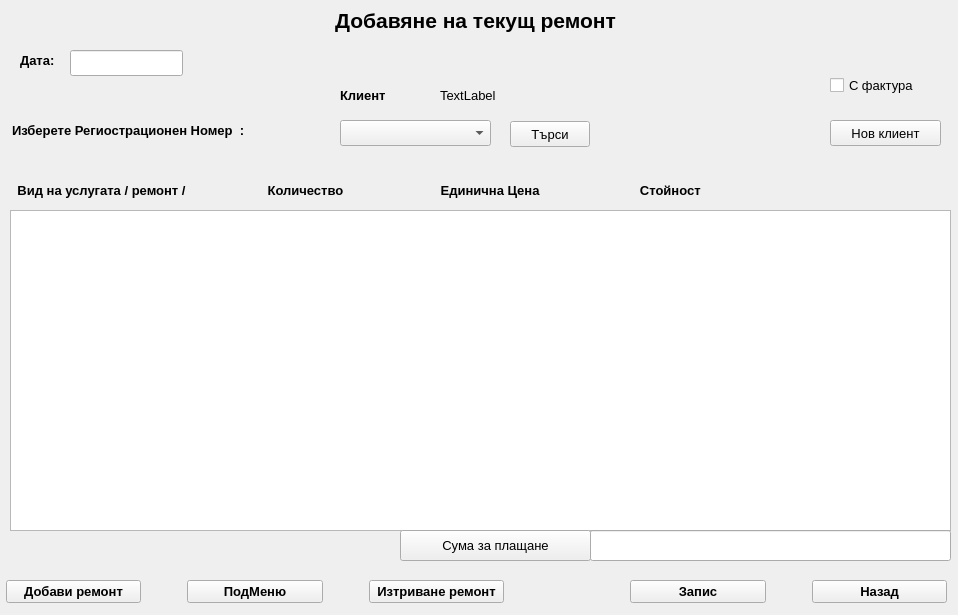
<?xml version="1.0" encoding="UTF-8"?>
<ui version="4.0">
 <class>AddRepair</class>
 <widget class="QWidget" name="AddRepair">
  <property name="geometry">
   <rect>
    <x>0</x>
    <y>0</y>
    <width>958</width>
    <height>615</height>
   </rect>
  </property>
  <property name="font">
   <font>
    <pointsize>10</pointsize>
   </font>
  </property>
  <property name="windowTitle">
   <string>Form</string>
  </property>
  <widget class="QWidget" name="layoutWidget">
   <property name="geometry">
    <rect>
     <x>6</x>
     <y>564</y>
     <width>941</width>
     <height>56</height>
    </rect>
   </property>
   <layout class="QGridLayout" name="gridLayout">
    <item row="0" column="9">
     <spacer name="horizontalSpacer_5">
      <property name="orientation">
       <enum>Qt::Horizontal</enum>
      </property>
      <property name="sizeType">
       <enum>QSizePolicy::Preferred</enum>
      </property>
      <property name="sizeHint" stdset="0">
       <size>
        <width>40</width>
        <height>20</height>
       </size>
      </property>
     </spacer>
    </item>
    <item row="0" column="11">
     <widget class="QPushButton" name="Button_ExitRepair">
      <property name="font">
       <font>
        <pointsize>10</pointsize>
        <weight>75</weight>
        <bold>true</bold>
       </font>
      </property>
      <property name="text">
       <string>Назад</string>
      </property>
     </widget>
    </item>
    <item row="0" column="0">
     <widget class="QPushButton" name="Button_InsertRepair">
      <property name="font">
       <font>
        <pointsize>10</pointsize>
        <weight>75</weight>
        <bold>true</bold>
       </font>
      </property>
      <property name="text">
       <string>Добави ремонт</string>
      </property>
     </widget>
    </item>
    <item row="0" column="5">
     <spacer name="horizontalSpacer_2">
      <property name="orientation">
       <enum>Qt::Horizontal</enum>
      </property>
      <property name="sizeType">
       <enum>QSizePolicy::Preferred</enum>
      </property>
      <property name="sizeHint" stdset="0">
       <size>
        <width>40</width>
        <height>20</height>
       </size>
      </property>
     </spacer>
    </item>
    <item row="0" column="4">
     <widget class="QPushButton" name="Button_DeleteRepair">
      <property name="font">
       <font>
        <pointsize>10</pointsize>
        <weight>75</weight>
        <bold>true</bold>
       </font>
      </property>
      <property name="text">
       <string>Изтриване ремонт</string>
      </property>
     </widget>
    </item>
    <item row="0" column="7">
     <spacer name="horizontalSpacer_3">
      <property name="orientation">
       <enum>Qt::Horizontal</enum>
      </property>
      <property name="sizeType">
       <enum>QSizePolicy::Preferred</enum>
      </property>
      <property name="sizeHint" stdset="0">
       <size>
        <width>40</width>
        <height>20</height>
       </size>
      </property>
     </spacer>
    </item>
    <item row="0" column="6">
     <spacer name="horizontalSpacer_6">
      <property name="orientation">
       <enum>Qt::Horizontal</enum>
      </property>
      <property name="sizeType">
       <enum>QSizePolicy::Preferred</enum>
      </property>
      <property name="sizeHint" stdset="0">
       <size>
        <width>40</width>
        <height>20</height>
       </size>
      </property>
     </spacer>
    </item>
    <item row="0" column="3">
     <spacer name="horizontalSpacer">
      <property name="orientation">
       <enum>Qt::Horizontal</enum>
      </property>
      <property name="sizeType">
       <enum>QSizePolicy::Preferred</enum>
      </property>
      <property name="sizeHint" stdset="0">
       <size>
        <width>40</width>
        <height>20</height>
       </size>
      </property>
     </spacer>
    </item>
    <item row="0" column="8">
     <widget class="QPushButton" name="Button_RecordRepairs">
      <property name="font">
       <font>
        <pointsize>10</pointsize>
        <weight>75</weight>
        <bold>true</bold>
       </font>
      </property>
      <property name="text">
       <string>Запис</string>
      </property>
     </widget>
    </item>
    <item row="0" column="1">
     <spacer name="horizontalSpacer_4">
      <property name="orientation">
       <enum>Qt::Horizontal</enum>
      </property>
      <property name="sizeType">
       <enum>QSizePolicy::Preferred</enum>
      </property>
      <property name="sizeHint" stdset="0">
       <size>
        <width>40</width>
        <height>20</height>
       </size>
      </property>
     </spacer>
    </item>
    <item row="0" column="2">
     <widget class="QPushButton" name="Button_InsertSubMenu">
      <property name="font">
       <font>
        <pointsize>10</pointsize>
        <weight>75</weight>
        <bold>true</bold>
       </font>
      </property>
      <property name="text">
       <string>ПодМеню</string>
      </property>
     </widget>
    </item>
   </layout>
  </widget>
  <widget class="QListWidget" name="RepairList">
   <property name="geometry">
    <rect>
     <x>10</x>
     <y>210</y>
     <width>941</width>
     <height>321</height>
    </rect>
   </property>
  </widget>
  <widget class="QLabel" name="L_RepairMainLabel">
   <property name="geometry">
    <rect>
     <x>0</x>
     <y>0</y>
     <width>951</width>
     <height>41</height>
    </rect>
   </property>
   <property name="sizePolicy">
    <sizepolicy hsizetype="Expanding" vsizetype="Preferred">
     <horstretch>0</horstretch>
     <verstretch>0</verstretch>
    </sizepolicy>
   </property>
   <property name="font">
    <font>
     <pointsize>16</pointsize>
     <weight>75</weight>
     <bold>true</bold>
    </font>
   </property>
   <property name="text">
    <string>Добавяне на текущ ремонт</string>
   </property>
   <property name="alignment">
    <set>Qt::AlignCenter</set>
   </property>
  </widget>
  <widget class="QWidget" name="horizontalLayoutWidget">
   <property name="geometry">
    <rect>
     <x>10</x>
     <y>170</y>
     <width>941</width>
     <height>41</height>
    </rect>
   </property>
   <layout class="QHBoxLayout" name="horizontalLayout">
    <item>
     <widget class="QLabel" name="L_RepaitDescr">
      <property name="sizePolicy">
       <sizepolicy hsizetype="Preferred" vsizetype="Preferred">
        <horstretch>0</horstretch>
        <verstretch>0</verstretch>
       </sizepolicy>
      </property>
      <property name="font">
       <font>
        <pointsize>10</pointsize>
        <weight>75</weight>
        <bold>true</bold>
       </font>
      </property>
      <property name="text">
       <string>Вид на услугата / ремонт /</string>
      </property>
      <property name="alignment">
       <set>Qt::AlignCenter</set>
      </property>
     </widget>
    </item>
    <item>
     <widget class="QLabel" name="L_Quantity">
      <property name="font">
       <font>
        <pointsize>10</pointsize>
        <weight>75</weight>
        <bold>true</bold>
       </font>
      </property>
      <property name="text">
       <string>Количество           </string>
      </property>
      <property name="alignment">
       <set>Qt::AlignRight|Qt::AlignTrailing|Qt::AlignVCenter</set>
      </property>
     </widget>
    </item>
    <item>
     <widget class="QLabel" name="L_SinglePrice">
      <property name="font">
       <font>
        <pointsize>10</pointsize>
        <weight>75</weight>
        <bold>true</bold>
       </font>
      </property>
      <property name="text">
       <string>Единична Цена         </string>
      </property>
      <property name="alignment">
       <set>Qt::AlignRight|Qt::AlignTrailing|Qt::AlignVCenter</set>
      </property>
     </widget>
    </item>
    <item>
     <widget class="QLabel" name="L_Value">
      <property name="font">
       <font>
        <pointsize>10</pointsize>
        <weight>75</weight>
        <bold>true</bold>
       </font>
      </property>
      <property name="text">
       <string>Стойност                 </string>
      </property>
      <property name="alignment">
       <set>Qt::AlignRight|Qt::AlignTrailing|Qt::AlignVCenter</set>
      </property>
     </widget>
    </item>
    <item>
     <widget class="QLabel" name="label">
      <property name="text">
       <string/>
      </property>
     </widget>
    </item>
   </layout>
  </widget>
  <widget class="QLabel" name="L_CarRegNumber">
   <property name="geometry">
    <rect>
     <x>12</x>
     <y>121</y>
     <width>321</width>
     <height>18</height>
    </rect>
   </property>
   <property name="font">
    <font>
     <pointsize>10</pointsize>
     <weight>75</weight>
     <bold>true</bold>
    </font>
   </property>
   <property name="text">
    <string>Изберете Региострационен Номер  :   </string>
   </property>
  </widget>
  <widget class="QPushButton" name="Button_Search">
   <property name="geometry">
    <rect>
     <x>510</x>
     <y>121</y>
     <width>80</width>
     <height>26</height>
    </rect>
   </property>
   <property name="text">
    <string>Търси</string>
   </property>
  </widget>
  <widget class="QComboBox" name="Combo_RepairAutoRegNumber">
   <property name="geometry">
    <rect>
     <x>340</x>
     <y>120</y>
     <width>151</width>
     <height>26</height>
    </rect>
   </property>
  </widget>
  <widget class="QLabel" name="L_RepairDate">
   <property name="geometry">
    <rect>
     <x>20</x>
     <y>50</y>
     <width>51</width>
     <height>21</height>
    </rect>
   </property>
   <property name="font">
    <font>
     <pointsize>10</pointsize>
     <weight>75</weight>
     <bold>true</bold>
    </font>
   </property>
   <property name="text">
    <string>Дата:</string>
   </property>
  </widget>
  <widget class="QLineEdit" name="LText_RepairDate">
   <property name="geometry">
    <rect>
     <x>70</x>
     <y>50</y>
     <width>113</width>
     <height>26</height>
    </rect>
   </property>
  </widget>
  <widget class="QLineEdit" name="LText_TotalPrice">
   <property name="geometry">
    <rect>
     <x>590</x>
     <y>530</y>
     <width>361</width>
     <height>31</height>
    </rect>
   </property>
  </widget>
  <widget class="QPushButton" name="Button_TotalCostCalc">
   <property name="geometry">
    <rect>
     <x>400</x>
     <y>530</y>
     <width>191</width>
     <height>31</height>
    </rect>
   </property>
   <property name="text">
    <string>Сума за плащане</string>
   </property>
  </widget>
  <widget class="QPushButton" name="Button_NewClientRepair">
   <property name="geometry">
    <rect>
     <x>830</x>
     <y>120</y>
     <width>111</width>
     <height>26</height>
    </rect>
   </property>
   <property name="text">
    <string>Нов клиент</string>
   </property>
  </widget>
  <widget class="QLabel" name="L_KlientName">
   <property name="geometry">
    <rect>
     <x>440</x>
     <y>80</y>
     <width>231</width>
     <height>31</height>
    </rect>
   </property>
   <property name="text">
    <string>TextLabel</string>
   </property>
  </widget>
  <widget class="QLabel" name="L_KlientLabel">
   <property name="geometry">
    <rect>
     <x>340</x>
     <y>80</y>
     <width>71</width>
     <height>30</height>
    </rect>
   </property>
   <property name="font">
    <font>
     <pointsize>10</pointsize>
     <weight>75</weight>
     <bold>true</bold>
    </font>
   </property>
   <property name="text">
    <string>Клиент</string>
   </property>
  </widget>
  <widget class="QCheckBox" name="CheckBox_DDS">
   <property name="enabled">
    <bool>true</bool>
   </property>
   <property name="geometry">
    <rect>
     <x>830</x>
     <y>70</y>
     <width>101</width>
     <height>31</height>
    </rect>
   </property>
   <property name="text">
    <string>С фактура</string>
   </property>
  </widget>
  <zorder>L_CarRegNumber</zorder>
  <zorder>Button_Search</zorder>
  <zorder>layoutWidget</zorder>
  <zorder>RepairList</zorder>
  <zorder>L_RepairMainLabel</zorder>
  <zorder>horizontalLayoutWidget</zorder>
  <zorder>Combo_RepairAutoRegNumber</zorder>
  <zorder>L_RepairDate</zorder>
  <zorder>LText_RepairDate</zorder>
  <zorder>LText_TotalPrice</zorder>
  <zorder>Button_TotalCostCalc</zorder>
  <zorder>Button_NewClientRepair</zorder>
  <zorder>L_KlientName</zorder>
  <zorder>L_KlientLabel</zorder>
  <zorder>CheckBox_DDS</zorder>
 </widget>
 <resources/>
 <connections/>
</ui>
